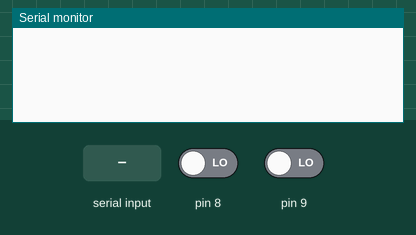
Recording of a sketch running on a simulated Arduino Uno, built with avr-gcc and run on an emulated ATmega328P. Parts: the last lines printed to the serial monitor. Inputs (shaded band) come from the test bench; at power-on: pin 8 LOW, pin 9 LOW. The modem accepts every AT command (registered, SIM ready, sends succeed) and sends nothing else.

Above: at 1.2 s.
1.3 s: "G" received over the second serial link
At 1.7 s:
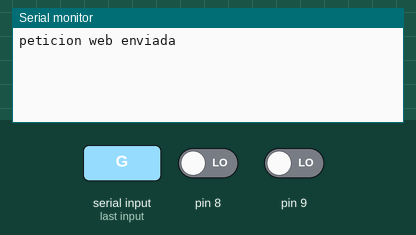
At 3.8 s:
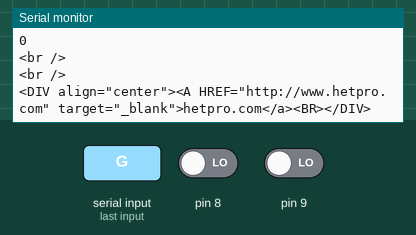
Timing chart, 0 to 5.3 s (numbered marks = the images above; inputs shaded):
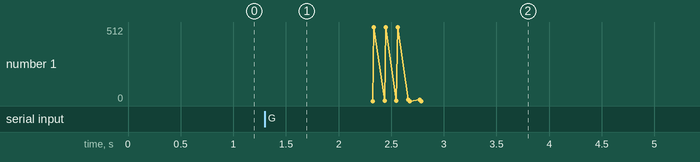

The sketch:

proyecto17_ArduinoServidor_funcional.ino
```cpp
#include <SoftwareSerial.h>
SoftwareSerial BT1(3, 2); // RX | TX
int n1=0;

void setup()
  {Serial.begin(9600);
   BT1.begin(115200);
   pinMode(2,OUTPUT);
   pinMode(3,OUTPUT);
   }


void loop()
{ while (BT1.available() >0 )
  {char c = BT1.read();
  if (c == 71)
  {Serial.println("peticion web enviada");
   delay(500);
   servidor();
     }
 }

}


void escribir(String text)
{BT1.print("AT+CIPSEND=0,");
 BT1.println(text.length());
 if (BT1.find(">"))             // Si se recibe el mensaje
 {Serial.println(text);
  BT1.println(text);            //mandamos el mensaje por el wifi
  delay(10);
  while ( BT1.available() > 0 )
  {if (  BT1.find("SEND OK") )  //buscamos "ok" y luego salimos
   break;
  }
 }
}

void servidor(void)
    { escribir("<!DOCTYPE HTML>");
      escribir("<html>");                                                  //una pagina web necesita esto <HTML> y </HTML> es el inicio y fin del documento
      escribir("<head><title>Prueba arduino esp8266 html :)</title>");    //nombre de la pestaña que llevara la pagina
      escribir("<meta http-equiv=\"refresh\" content=\"10\"></head>");    //tiempo para refrescar la pagina web
      escribir("<body><h1> <FONT SIZE=\"5\" COLOR=\"red\"> ejemplos </h1>");                              //titulo del inicio de la pagina
      escribir(" <BODY BGCOLOR=\"black\"> ");
      escribir("<a href=\"http://subefotos.com/ver/?bb0d6a271131b84b3a62d6229bcdbd16o.png\" target=\"_blank\"><img src=\"http://thumbs.subefotos.com/bb0d6a271131b84b3a62d6229bcdbd16o.jpg\"  WIDTH=500 HEIGHT=500 BORDER=0  /></a><br /><br />");
      //Cargamos una imagen

         for (int n1 = 0; n1 < 3; n1++)
         { int lectura = analogRead(n1);
            escribir("<FONT FACE=\"Arial\" SIZE=\"5\" COLOR=\"blue\"> entrada del sensor </FONT>"); //escribimos y cambiamos el tamaño, letra y color
            escribir("(a");
            escribir( String(n1));
            escribir(")");
            escribir(" es ");
            escribir(String(lectura));  //imprimimos la variable
            escribir("<br />");
            escribir("<br />");
          }

           for (int n2 = 8; n2 < 10; n2++)
         { int estado = digitalRead(n2) ;
            escribir("<FONT FACE=\"Arial\" SIZE=\"5\" COLOR=\"green\"> entrada digital </FONT>"); //escribimos y cambiamos el tamaño, letra y color
            escribir("(pin");
            escribir( String(n2));
            escribir(")");
            escribir(" es ");
            escribir(String(estado));  //imprimimos la variable
            escribir("<br />");
            escribir("<br />");
          }

            escribir("<DIV align=\"center\"><A HREF=\"http://www.hetpro.com\" target=\"_blank\">hetpro.com</a><BR></DIV>");

       delay(1);
       BT1.println("AT+CIPCLOSE=0");
       //delay(500);
    }
```

Measured:
- after the input at 1.3 s, the serial monitor: prints a new line at once (image 1)
